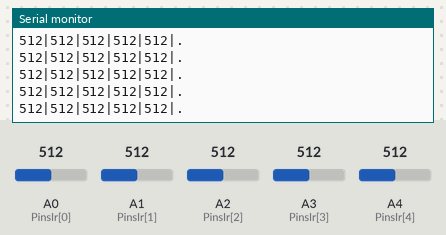
Bench run of a sketch on a simulated Arduino Uno, built with avr-gcc and run on an emulated ATmega328P. Parts: the last lines printed to the serial monitor. Inputs (shaded band) come from the test bench; at power-on: A2 (PinsIr[2]) = 512, A0 (PinsIr[0]) = 512, A1 (PinsIr[1]) = 512, A3 (PinsIr[3]) = 512, A4 (PinsIr[4]) = 512.

Above: at 4.2 s.
4.3 s: A2 (PinsIr[2]) set to 109
At 4.33 s:
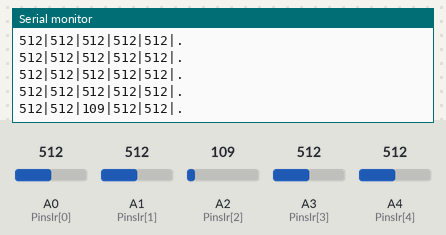
5.8 s: A2 (PinsIr[2]) set to 93
At 5.82 s:
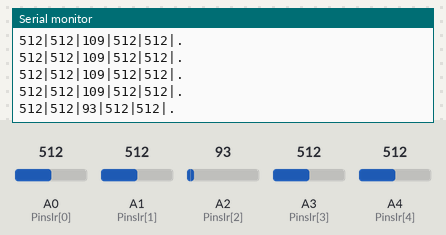
Timing chart, 0 to 8.8 s (numbered marks = the images above; inputs shaded):
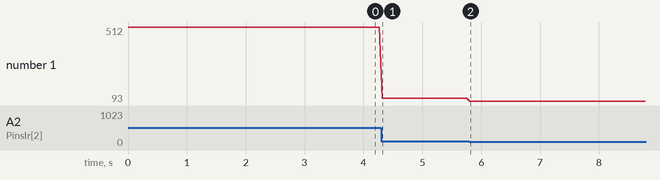

Measured:
- after the input at 4.3 s, the serial monitor: prints a new line at once (image 1)
- after the input at 5.8 s, the serial monitor: prints a new line at once (image 2)
- plotted number 1: 512 → 109 after the input at 4.3 s, 109 → 93 after the input at 5.8 s

The sketch:

sensor-ir-teste.ino
```cpp
int PinsIr[5]={A0, A1, A2, A3, A4};
int SAnalog[5]={0,0,0,0,0};
//int Motor[4]{2, 3, 4, 5};

void setup() {


  for (int i=0; i<5; i++){
    pinMode(PinsIr[i], INPUT);
  }
Serial.begin(9600);
  // for (int i=0; i<4; i++){
  //   pinMode(Motor[i], OUTPUT);
  // }
}
void loop() {

  scanA();


}

void scanA(){

  for ( int valorsensor = 0; valorsensor < 5;valorsensor++ ){
    SAnalog[valorsensor] = analogRead(PinsIr[valorsensor]);
    Serial.print(SAnalog[valorsensor]);
    Serial.print("|");
  }
  Serial.println(".");
  delay (50);
}
```
